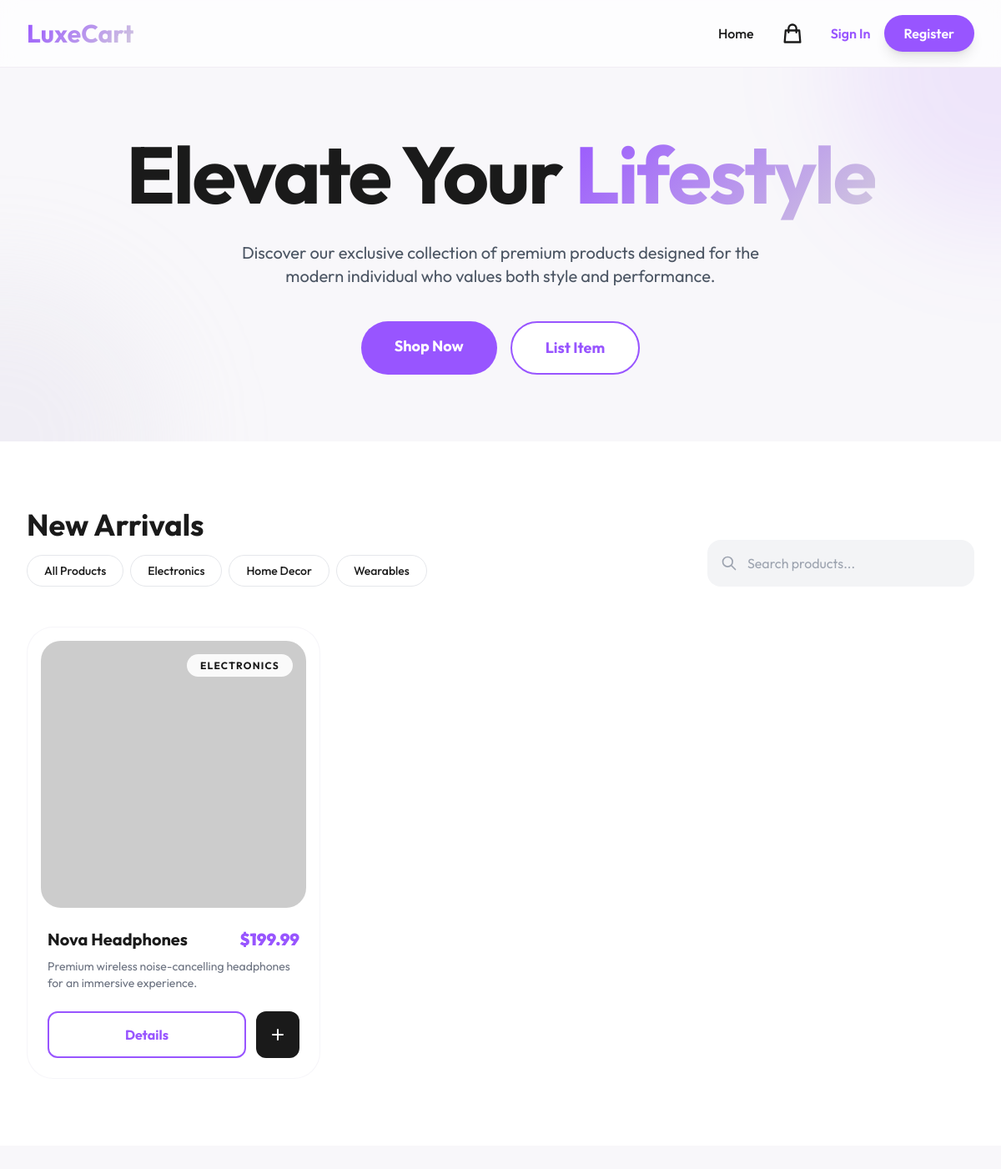
The app's page /?category=Electronics with its own data.
### models.py (models this page shows)
class ProductModel(db.Model):
    __tablename__ = 'products'
    id = db.Column(db.Integer, primary_key=True)
    name = db.Column(db.String(100), nullable=False)
    description = db.Column(db.Text, nullable=False)
    price = db.Column(db.Float, nullable=False)
    category = db.Column(db.String(50), nullable=False)
    image_base64 = db.Column(db.Text, nullable=True) # Storing image as Base64 string
    created_at = db.Column(db.DateTime, default=datetime.utcnow)

### app.py (the view)
@app.route('/')
def home():
    cat = request.args.get('category')
    search = request.args.get('search')
    query = ProductModel.query
    if cat:
        query = query.filter_by(category=cat)
    if search:
        query = query.filter(ProductModel.name.ilike(f'%{search}%'))
    display_products = query.all()
    categories = sorted(list(set(p.category for p in ProductModel.query.all())))
    return render_template('home.html', products=display_products, categories=categories, cart_count=len(session.get('cart', [])), username=session.get('username'))

### templates/home.html (shortened to what this page needs)
{% extends "layout.html" %}
{% block content %}
<section class="relative py-20 overflow-hidden">
    <div class="max-w-7xl mx-auto px-4 sm:px-6 lg:px-8 relative z-10">
        <div class="text-center">
            <h1 class="text-6xl md:text-8xl font-bold tracking-tight mb-8">
                Elevate Your <span class="gradient-text">Lifestyle</span>
            </h1>
            <p class="text-xl text-gray-600 mb-10 max-w-2xl mx-auto">
                Discover our exclusive collection of premium products designed for the modern individual who values both style and performance.
            </p>
            <div class="flex justify-center gap-4">
                <a href="#products" class="btn-primary text-white px-10 py-4 rounded-full font-bold text-lg">Shop Now</a>
                <a href="/upload" class="bg-white border-2 border-primary text-primary px-10 py-4 rounded-full font-bold text-lg hover:bg-secondary/20 transition-all">List Item</a>
            </div>
        </div>
    </div>
    <div class="absolute top-0 right-0 -translate-y-1/2 translate-x-1/2 w-96 h-96 bg-primary/10 rounded-full blur-3xl"></div>
    <div class="absolute bottom-0 left-0 translate-y-1/2 -translate-x-1/2 w-96 h-96 bg-secondary/20 rounded-full blur-3xl"></div>
</section>
<section id="products" class="py-20 bg-white">
    <div class="max-w-7xl mx-auto px-4 sm:px-6 lg:px-8">
        <div class="flex flex-col md:flex-row justify-between items-end mb-12 gap-6">
            <div>
                <h2 class="text-4xl font-bold mb-4">New Arrivals</h2>
                <div class="flex flex-wrap gap-2">
                    <a href="/" class="px-5 py-2 rounded-full border border-gray-200 hover:border-primary hover:text-primary transition-all text-sm font-medium">All Products</a>
                    {% for cat in categories %}
                    <a href="/?category={{ cat }}" class="px-5 py-2 rounded-full border border-gray-200 hover:border-primary hover:text-primary transition-all text-sm font-medium">{{ cat }}</a>
                    {% endfor %}
                </div>
            </div>
            <form action="/" method="GET" class="w-full md:w-auto relative">
                <input type="text" name="search" placeholder="Search products..." class="w-full md:w-80 pl-12 pr-6 py-4 rounded-2xl bg-gray-100 focus:outline-none focus:ring-2 focus:ring-primary/50 transition-all border-none">
                <svg class="w-5 h-5 absolute left-4 top-1/2 -translate-y-1/2 text-gray-400" fill="none" stroke="currentColor" viewBox="0 0 24 24">
                    <path stroke-linecap="round" stroke-linejoin="round" stroke-width="2" d="M21 21l-6-6m2-5a7 7 0 11-14 0 7 7 0 0114 0z"></path>
                </svg>
            </form>
        </div>
        <div class="grid grid-cols-1 sm:grid-cols-2 lg:grid-cols-3 gap-10">
            {% for product in products %}
            <div class="card-hover group bg-white rounded-[2rem] overflow-hidden border border-secondary/20 p-4">
                <div class="relative h-80 rounded-[1.5rem] overflow-hidden mb-6">
                    <img src="{{ product.image_base64 or 'https://via.placeholder.com/500' }}" alt="{{ product.name }}" class="w-full h-full object-cover group-hover:scale-110 transition-transform duration-700">
                    <div class="absolute top-4 right-4">
                        <span class="bg-white/90 backdrop-blur px-4 py-1.5 rounded-full text-xs font-bold uppercase tracking-widest">{{ product.category }}</span>
                    </div>
                </div>
                <div class="px-2 pb-2">
                    <div class="flex justify-between items-start mb-2">
                        <h3 class="text-xl font-bold">{{ product.name }}</h3>
                        <span class="text-xl font-black text-primary">${{ "{:,.2f}".format(product.price) }}</span>
                    </div>
                    <p class="text-gray-500 text-sm mb-6 line-clamp-2">{{ product.description }}</p>
                    <div class="flex gap-3">
                        <a href="/product/{{ product.id }}" class="flex-1 text-center py-3.5 rounded-xl border-2 border-primary text-primary font-bold hover:bg-primary hover:text-white transition-all">Details</a>
                        <button onclick="addToCart('{{ product.id }}')" class="bg-dark text-white p-3.5 rounded-xl hover:bg-primary transition-all">
                            <svg class="w-6 h-6" fill="none" stroke="currentColor" viewBox="0 0 24 24">
                                <path stroke-linecap="round" stroke-linejoin="round" stroke-width="2" d="M12 6v6m0 0v6m0-6h6m-6 0H6"></path>
                            </svg>
                        </button>
                    </div>
                </div>
            </div>
            {% endfor %}
        </div>
    </div>
</section>
{% endblock %}

### templates/layout.html (style rules this page uses)
body { font-family: 'Outfit', sans-serif; background-color: #F8F7FA; }
.gradient-text { background: linear-gradient(135deg, #9855FF 0%, #D3CBDE 100%); -webkit-background-clip: text; -webkit-text-fill-color: transparent; }
.btn-primary { background: #9855FF; transition: all 0.3s ease; }
.card-hover { transition: all 0.3s cubic-bezier(0.4, 0, 0.2, 1); }

### records on screen
ProductModel: category "Electronics", category "ELECTRONICS", name "Nova Headphones", price "199.99", description "Premium wireless noise-cancelling headphones for an immersive experience."
ProductModel: category "Home Decor"
ProductModel: category "Wearables"
